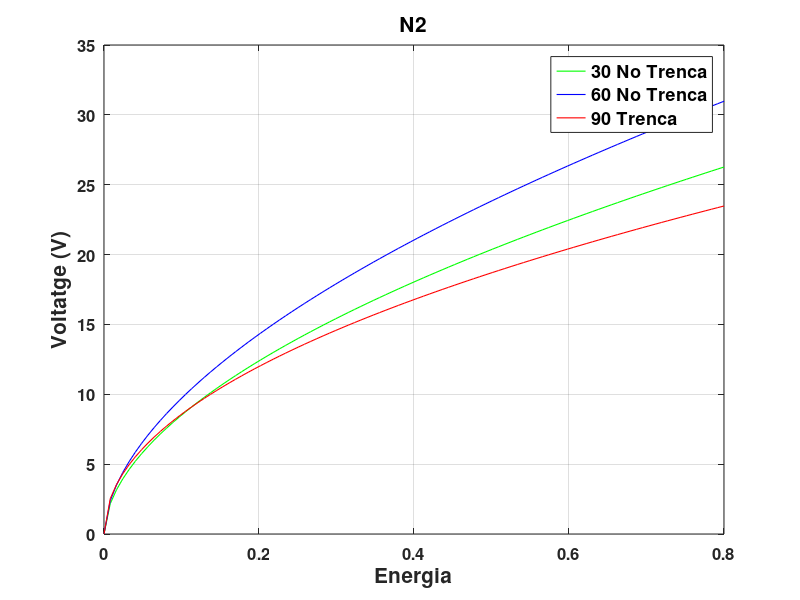

This chart was generated by the following MATLAB code: (Note: this script raises an error after producing the figure.)
clear all;
close all;

x = linspace(0,0.8,100);
s = 29.644*x.^(0.5421);
q = 35.08*x.^(0.5578);
p = 26.158*x.^(0.4847);

plot(x,s,'g', 'LineWidth', 0.8);
grid on;
hold on;

plot(x,q,'b', 'LineWidth', 0.8);
grid on;
hold on;

plot(x,p,'r', 'LineWidth', 0.8);
grid on;
hold on;

set(gca, 'FontSize', 12, 'FontWeight', 'bold');
title('N2','FontSize', 15, 'FontWeight', 'bold');
xlabel('Energia','FontSize', 15, 'FontWeight', 'bold');
ylabel('Voltatge (V)','FontSize', 15, 'FontWeight', 'bold');
legend('30 No Trenca','60 No Trenca','90 Trenca','FontSize', 13, 'FontWeight', 'bold');
rectangle('Position', [gca().XLim(1), gca().YLim(1), diff(gca().XLim), diff(gca().YLim)], 'EdgeColor', 'k');